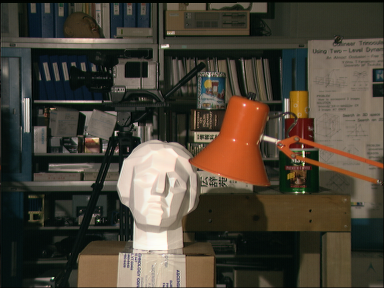
#> input picture images/stereo/left.png, 384 x 288 px
$ python 'Estimating disparity map.py'
#> lines starting #> are read from the running program, lines starting #| are printed output that depends on the picture
import cv2
import matplotlib.pyplot as plt
import matplotlib
matplotlib.rcParams.update({'font.size' : 20})

left_img = cv2.imread('../images/stereo/left.png')
#> left_img is the input picture: shape (288, 384, 3); mean B, G, R 55.3, 67.6, 74.7
right_img = cv2.imread('../images/stereo/right.png')
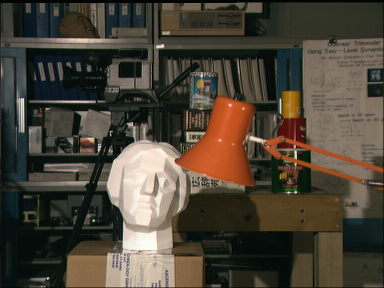
#> input picture images/stereo/right.png, 384 x 288 px
#> right_img is the input picture: shape (288, 384, 3); mean B, G, R 55.4, 67.9, 75.3

stereo_bm = cv2.StereoBM_create(32)
dispmap_bm = stereo_bm.compute(cv2.cvtColor(left_img, cv2.COLOR_BGR2GRAY),
                               cv2.cvtColor(right_img, cv2.COLOR_BGR2GRAY))
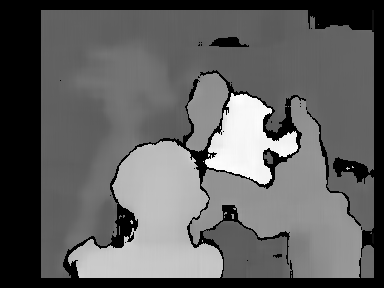
#> dispmap_bm: shape (288, 384) int16; min -16, max 233, mean 78.1; drawn with min black and max white

stereo_sgbm = cv2.StereoSGBM_create(0, 32)
dispmap_sgbm = stereo_sgbm.compute(left_img, right_img)
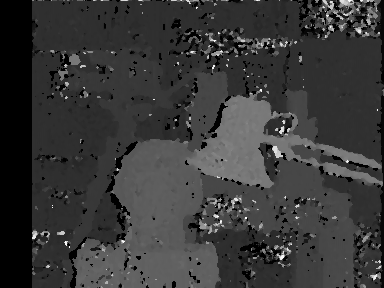
#> dispmap_sgbm: shape (288, 384) int16; min -16, max 496, mean 99; drawn with min black and max white

plt.figure(figsize=(12, 10))
plt.subplot(221)
plt.title('left')
plt.imshow(left_img[:, :, [2, 1, 0]])
plt.subplot(222)
plt.title('right')
plt.imshow(right_img[:, :, [2, 1, 0]])
plt.subplot(223)
plt.title('BM')
plt.imshow(dispmap_bm, cmap='gray')
plt.subplot(224)
plt.title('SGBM')
plt.imshow(dispmap_sgbm, cmap='gray')
plt.show()
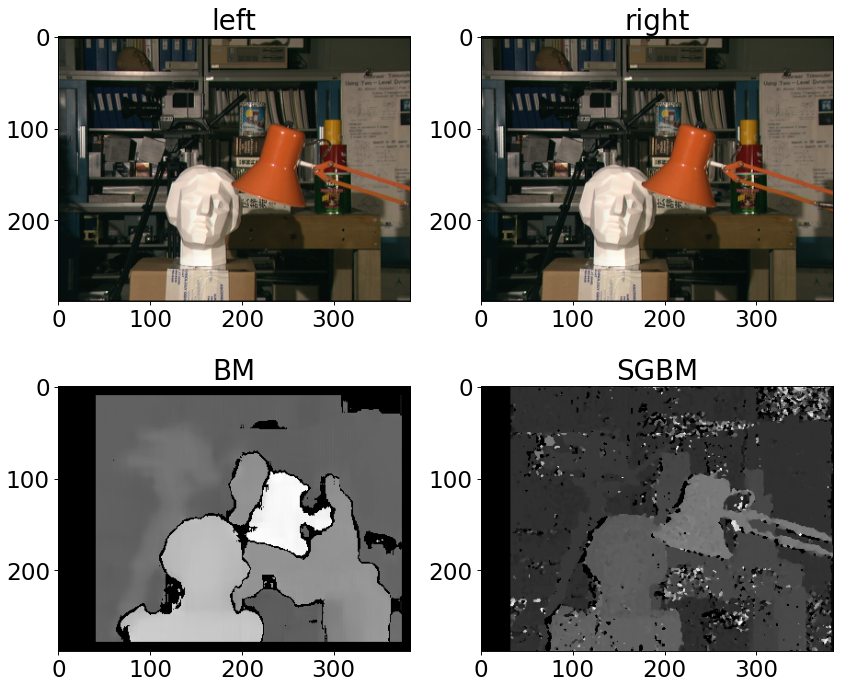
#> figure drawn by matplotlib, 4 panels
